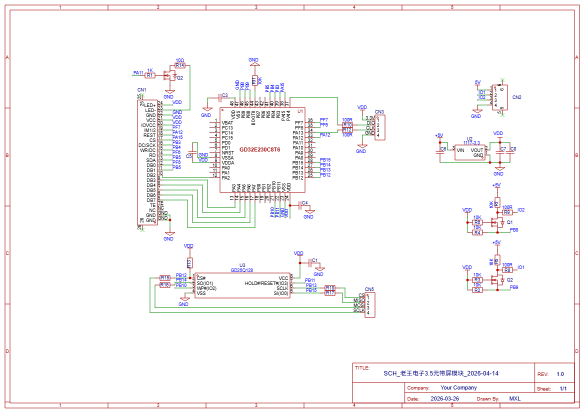
#> input picture 原理图.png, 1169 x 826 px (shown at 1/2 size)
$ python gif2bin.py '../原理图.png'
#> lines starting #> are read from the running program, lines starting #| are printed output that depends on the picture
#!/usr/bin/env python
# -*- coding: utf-8 -*-
"""
gif2bin.py —— 把 GIF 转成 U5（外挂 16MB flash）用的二进制 blob

和 gif2h.py 的区别：
    gif2h.py  输出 C 头文件，编进固件，受内部 flash 分区限制（~1.8MB）
    gif2bin.py 输出 .bin，走串口传到 U5，预算约 15MB（能放 200+ 帧）

用法:
    python gif2bin.py input.gif                    # 输出 input.bin
    python gif2bin.py input.gif -o my.bin --max-kb 14000
    python gif2bin.py input.gif --fit contain      # contain(留黑边) | cover(裁满)

blob 格式（全小端）:
    0   u32  "GIFB"
    4   u16  version = 1
    6   u16  width
    8   u16  height
    10  u16  frameCount
    12  u32  dataBytes
    16  u32  crc32(data)
    20  u32  dataOff
    24  u16  delayMs[n]
        u32  frameOff[n+1]      相对 dataOff
        ---- dataOff ----
        RLE: count(u16) + color565(u16)
"""

import argparse
import os
import struct
import sys
import zlib

try:
    from PIL import Image, ImageSequence, ImageOps
except ImportError:
    sys.exit("需要 Pillow: pip install pillow")

MAGIC = b"GIFB"
VERSION = 1


def frame_to_rgb(im, size, fit):
    im = im.convert("RGBA")
    bg = Image.new("RGBA", im.size, (0, 0, 0, 255))
    bg.alpha_composite(im)
    im = bg.convert("RGB")
    if fit == "cover":
        out = ImageOps.fit(im, (size, size), Image.LANCZOS)
    else:
        out = ImageOps.contain(im, (size, size), Image.LANCZOS)
        canvas = Image.new("RGB", (size, size), (0, 0, 0))
        canvas.paste(out, ((size - out.width) // 2, (size - out.height) // 2))
        out = canvas
    return out


# 量化级别：每通道保留多少位（掩码）。位数越少，相邻像素越容易撞成同一个值，
# RLE 段数（也是单帧字节数，每段 4 字节）就掉得越快。
# ★ 固件的帧缓冲是固定的（约 37KB，内部 RAM 拿不到更大的连续块），
#   所以"单帧太大"只能靠降色解决 —— 见 --max-frame-kb。
QMASK = {
    "565": (0xF8, 0xFC, 0xF8),   # 原始（5/6/5）
    "555": (0xF8, 0xF8, 0xF8),   # 绿降 1 位
    "444": (0xF0, 0xF0, 0xF0),   # 每通道 16 级
    "333": (0xE0, 0xE0, 0xE0),   # 每通道 8 级
    "332": (0xE0, 0xE0, 0xC0),   # 8/8/4 级
    "222": (0xC0, 0xC0, 0xC0),   # 每通道 4 级（很糊，兜底）
}
QORDER = ["565", "555", "444", "333", "332", "222"]


def rgb_to_rle(im, q="565"):
    mr, mg, mb = QMASK[q]
    runs = []
    cur = None
    cnt = 0
    for (r, g, b) in im.getdata():
        v = ((r & mr) << 8) | ((g & mg) << 3) | ((b & mb) >> 3)
        if v == cur and cnt < 65535:
            cnt += 1
        else:
            if cur is not None:
                runs.append((cnt, cur))
            cur = v
            cnt = 1
    if cur is not None:
        runs.append((cnt, cur))
    return runs


def main():
    ap = argparse.ArgumentParser()
    ap.add_argument("src")
    ap.add_argument("-o", "--out")
    ap.add_argument("--size", type=int, default=240)
    ap.add_argument("--fit", choices=["cover", "contain"], default="cover")
    ap.add_argument("--max-kb", type=int, default=14000)
    ap.add_argument("--max-frames", type=int, default=0)
    ap.add_argument("--max-frame-kb", type=int, default=34,
                    help="单帧上限 KB（固件帧缓冲约 37KB）；超了自动降色，0=不限")
    ap.add_argument("--quant", choices=["auto"] + QORDER, default="auto",
                    help="强制指定量化级别，默认按单帧上限自动降")
    a = ap.parse_args()

    im = Image.open(a.src)
#> im is the input picture: PIL image 1169x826 RGBA; mean R, G, B, A 248.8, 246.6, 247.2, 255
    frames, delays = [], []
    for fr in ImageSequence.Iterator(im):
        d = fr.info.get("duration", 0) or im.info.get("duration", 0) or 100
        frames.append(fr.copy())
        delays.append(int(d))
#> this loop made 1 pass
#> d on pass 1: 100
#> after the loop, delays = [100]; frames = 1 item
    total_in = len(frames)
#> total_in = 1
    if total_in == 0:
        sys.exit("GIF 里没有帧")

    if a.max_frames and total_in > a.max_frames:
        step = total_in / float(a.max_frames)
        keep = [int(i * step) for i in range(a.max_frames)]
        frames = [frames[i] for i in keep]
        delays = [delays[i] for i in keep]

    # 每帧 RLE 段数 → 字节数（每段 4 字节）
    print("解析 %d 帧 ..." % len(frames))
#> (printed output is left out)
    imgs = [frame_to_rgb(f, a.size, a.fit) for f in frames]
#> in frame_to_rgb, `out = ImageOps.fit(im, (size, size), Image.LANCZOS)`:
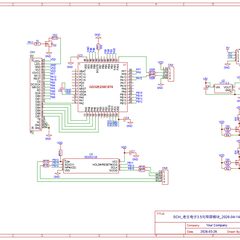
#> out: PIL image 240x240 RGB; mean R, G, B 246.9, 244.8, 245.5
#> imgs = 1 item

    # ★ 单帧上限：降色直到每帧都塞得进固件帧缓冲（约 37KB，内部 RAM 拿不到更大的连续块）
    lim = a.max_frame_kb * 1024
    qs = QORDER if a.quant == "auto" else [a.quant]
    rles, used, mx = None, None, 0
    for i, q in enumerate(qs):
        rr = [rgb_to_rle(im, q) for im in imgs]
        mx = max(len(r) * 4 for r in rr)
        if a.quant != "auto" or lim <= 0 or mx <= lim or i == len(qs) - 1:
            rles, used = rr, q
            break
        print("  单帧 %.1f KB > 上限 %d KB → 降到 %s 重试"
              % (mx / 1024.0, a.max_frame_kb, qs[i + 1]))
#> this loop made 3 passes
#> (mx, used) on pass 3: (31800, '444')
#> mx on passes 1 to 2: 37580, 35568
#|   单帧 36.7 KB > 上限 34 KB → 降到 555 重试
#|   单帧 34.7 KB > 上限 34 KB → 降到 444 重试
    if lim > 0 and mx > lim:
        sys.exit("降到 %s 单帧还有 %.1f KB，仍超上限 %d KB：源图太杂，裁短点再转"
                 % (used, mx / 1024.0, a.max_frame_kb))
    sizes = [len(r) * 4 for r in rles]
#> sizes = [31800]
    if used != "565":
        print("! 降色到 %s（单帧最大 %.1f KB，上限 %d KB）"
              % (used, mx / 1024.0, a.max_frame_kb))
#| ! 降色到 444（单帧最大 31.1 KB，上限 34 KB）

    budget = a.max_kb * 1024.0
    if sum(sizes) > budget and len(frames) > 1:
        n0 = len(frames)
        lo, hi = 1, n0
        best = [0]
        while lo <= hi:
            k = (lo + hi) // 2
            keep = sorted(set(int(i * n0 / k) for i in range(k)))
            if sum(sizes[i] for i in keep) <= budget:
                best = keep
                lo = k + 1
            else:
                hi = k - 1
        factor = n0 / float(len(best))
        rles = [rles[i] for i in best]
        delays = [int(round(delays[i] * factor)) for i in best]
        print("! 超预算 %.0fKB，均匀抽帧 %d → %d（延时 ×%.2f）"
              % (budget / 1024, n0, len(best), factor))
        sizes = [len(r) * 4 for r in rles]
    elif sum(sizes) > budget:
        sys.exit("单帧就超预算 %dKB，把 --max-kb 调大或缩短源图" % a.max_kb)

    n = len(rles)
#> n = 1
    data = b"".join(struct.pack("<%dH" % (len(r) * 2),
                                *[v for run in r for v in run]) for r in rles)
    # 逐帧偏移
    offs = [0]
    for s in sizes:
        offs.append(offs[-1] + s)
#> this loop made 1 pass
#> after the loop, offs = [0, 31800]

    delay_blob = struct.pack("<%dH" % n, *[min(65535, max(0, d)) for d in delays])
    off_addr = 24 + len(delay_blob)
#> off_addr = 26
    off_addr = (off_addr + 3) & ~3
#> off_addr = 28
    pad1 = b"\x00" * (off_addr - (24 + len(delay_blob)))
    off_blob = struct.pack("<%dI" % (n + 1), *offs)
    data_off = off_addr + len(off_blob)
#> data_off = 36

    head = struct.pack("<4sHHHHIII",
                       MAGIC, VERSION, a.size, a.size, n,
                       len(data), zlib.crc32(data) & 0xFFFFFFFF, data_off)
    blob = head + delay_blob + pad1 + off_blob + data

    out = a.out or (os.path.splitext(a.src)[0] + ".bin")
    with open(out, "wb") as f:
        f.write(blob)

    print("帧数 %d   尺寸 %dx%d   RLE %.1f KB   文件 %.1f KB"
          % (n, a.size, a.size, len(data) / 1024.0, len(blob) / 1024.0))
#| 帧数 1   尺寸 240x240   RLE 31.1 KB   文件 31.1 KB
    print("crc32 %08X   dataOff %d" % (zlib.crc32(data) & 0xFFFFFFFF, data_off))
#| crc32 094AC8B4   dataOff 36
    fps = 1000.0 / (sum(delays) / float(n))
#> fps = 10
    print("平均延时 %.0fms  →  原始 %.1f fps（屏上限约 9~10fps）"
          % (sum(delays) / float(n), fps))
#| 平均延时 100ms  →  原始 10.0 fps（屏上限约 9~10fps）
    print("输出 " + out)
    return out


if __name__ == "__main__":
    main()
